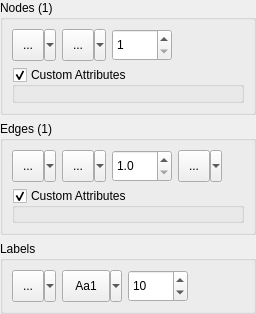
<?xml version="1.0" encoding="UTF-8"?>
<ui version="4.0">
 <class>CNodeEdgePropertiesUI</class>
 <widget class="QWidget" name="CNodeEdgePropertiesUI">
  <property name="geometry">
   <rect>
    <x>0</x>
    <y>0</y>
    <width>256</width>
    <height>314</height>
   </rect>
  </property>
  <property name="sizePolicy">
   <sizepolicy hsizetype="Preferred" vsizetype="Maximum">
    <horstretch>0</horstretch>
    <verstretch>0</verstretch>
   </sizepolicy>
  </property>
  <property name="windowTitle">
   <string>Form</string>
  </property>
  <layout class="QVBoxLayout" name="verticalLayout_2">
   <property name="leftMargin">
    <number>0</number>
   </property>
   <property name="topMargin">
    <number>0</number>
   </property>
   <property name="rightMargin">
    <number>0</number>
   </property>
   <property name="bottomMargin">
    <number>0</number>
   </property>
   <item>
    <widget class="QGroupBox" name="NodesBox">
     <property name="title">
      <string>Nodes (1)</string>
     </property>
     <layout class="QGridLayout" name="gridLayout">
      <item row="1" column="1">
       <widget class="QSint::QSplitButton" name="NodeShape">
        <property name="minimumSize">
         <size>
          <width>44</width>
          <height>32</height>
         </size>
        </property>
        <property name="statusTip">
         <string>Set shape of the selected nodes</string>
        </property>
        <property name="text">
         <string>...</string>
        </property>
        <property name="iconSize">
         <size>
          <width>20</width>
          <height>20</height>
         </size>
        </property>
        <property name="popupMode">
         <enum>QToolButton::MenuButtonPopup</enum>
        </property>
       </widget>
      </item>
      <item row="1" column="2">
       <widget class="QSpinBox" name="NodeSize">
        <property name="sizePolicy">
         <sizepolicy hsizetype="Fixed" vsizetype="Fixed">
          <horstretch>0</horstretch>
          <verstretch>0</verstretch>
         </sizepolicy>
        </property>
        <property name="minimumSize">
         <size>
          <width>60</width>
          <height>32</height>
         </size>
        </property>
        <property name="statusTip">
         <string>Set size of the selected nodes</string>
        </property>
        <property name="correctionMode">
         <enum>QAbstractSpinBox::CorrectToNearestValue</enum>
        </property>
        <property name="minimum">
         <number>1</number>
        </property>
        <property name="maximum">
         <number>50</number>
        </property>
       </widget>
      </item>
      <item row="1" column="3">
       <spacer name="horizontalSpacer">
        <property name="orientation">
         <enum>Qt::Horizontal</enum>
        </property>
        <property name="sizeHint" stdset="0">
         <size>
          <width>40</width>
          <height>20</height>
         </size>
        </property>
       </spacer>
      </item>
      <item row="1" column="0">
       <widget class="QSint::ColorButton" name="NodeColor">
        <property name="sizePolicy">
         <sizepolicy hsizetype="Fixed" vsizetype="Fixed">
          <horstretch>0</horstretch>
          <verstretch>0</verstretch>
         </sizepolicy>
        </property>
        <property name="minimumSize">
         <size>
          <width>44</width>
          <height>32</height>
         </size>
        </property>
        <property name="statusTip">
         <string>Set fill color of the selected nodes</string>
        </property>
        <property name="text">
         <string>...</string>
        </property>
        <property name="iconSize">
         <size>
          <width>20</width>
          <height>20</height>
         </size>
        </property>
        <property name="popupMode">
         <enum>QToolButton::MenuButtonPopup</enum>
        </property>
       </widget>
      </item>
      <item row="2" column="0" colspan="4">
       <widget class="QGroupBox" name="groupBox">
        <property name="sizePolicy">
         <sizepolicy hsizetype="Preferred" vsizetype="Expanding">
          <horstretch>0</horstretch>
          <verstretch>0</verstretch>
         </sizepolicy>
        </property>
        <property name="title">
         <string>Custom Attributes</string>
        </property>
        <property name="flat">
         <bool>true</bool>
        </property>
        <property name="checkable">
         <bool>true</bool>
        </property>
        <layout class="QVBoxLayout" name="verticalLayout_3">
         <property name="leftMargin">
          <number>0</number>
         </property>
         <property name="rightMargin">
          <number>0</number>
         </property>
         <property name="bottomMargin">
          <number>0</number>
         </property>
         <item>
          <widget class="CAttributesEditorUI" name="NodeAttrEditor" native="true"/>
         </item>
        </layout>
       </widget>
      </item>
     </layout>
    </widget>
   </item>
   <item>
    <widget class="QGroupBox" name="EdgesBox">
     <property name="title">
      <string>Edges (1)</string>
     </property>
     <layout class="QVBoxLayout" name="verticalLayout">
      <item>
       <layout class="QHBoxLayout" name="horizontalLayout_2">
        <item>
         <widget class="QSint::ColorButton" name="EdgeColor">
          <property name="sizePolicy">
           <sizepolicy hsizetype="Fixed" vsizetype="Fixed">
            <horstretch>0</horstretch>
            <verstretch>0</verstretch>
           </sizepolicy>
          </property>
          <property name="minimumSize">
           <size>
            <width>44</width>
            <height>32</height>
           </size>
          </property>
          <property name="statusTip">
           <string>Set color of the selected edges</string>
          </property>
          <property name="text">
           <string>...</string>
          </property>
          <property name="iconSize">
           <size>
            <width>20</width>
            <height>20</height>
           </size>
          </property>
          <property name="popupMode">
           <enum>QToolButton::MenuButtonPopup</enum>
          </property>
         </widget>
        </item>
        <item>
         <widget class="QSint::QPenButton" name="EdgeStyle">
          <property name="minimumSize">
           <size>
            <width>44</width>
            <height>32</height>
           </size>
          </property>
          <property name="statusTip">
           <string>Set pen style of the selected edges</string>
          </property>
          <property name="text">
           <string>...</string>
          </property>
          <property name="iconSize">
           <size>
            <width>20</width>
            <height>20</height>
           </size>
          </property>
          <property name="popupMode">
           <enum>QToolButton::MenuButtonPopup</enum>
          </property>
         </widget>
        </item>
        <item>
         <widget class="QDoubleSpinBox" name="EdgeWeight">
          <property name="sizePolicy">
           <sizepolicy hsizetype="Fixed" vsizetype="Fixed">
            <horstretch>0</horstretch>
            <verstretch>0</verstretch>
           </sizepolicy>
          </property>
          <property name="minimumSize">
           <size>
            <width>60</width>
            <height>32</height>
           </size>
          </property>
          <property name="statusTip">
           <string>Set weight of the selected edges</string>
          </property>
          <property name="correctionMode">
           <enum>QAbstractSpinBox::CorrectToNearestValue</enum>
          </property>
          <property name="decimals">
           <number>1</number>
          </property>
          <property name="minimum">
           <double>1.000000000000000</double>
          </property>
          <property name="singleStep">
           <double>0.100000000000000</double>
          </property>
         </widget>
        </item>
        <item>
         <widget class="QSint::QSplitButton" name="EdgeDirection">
          <property name="minimumSize">
           <size>
            <width>44</width>
            <height>32</height>
           </size>
          </property>
          <property name="statusTip">
           <string>Set shape of the selected nodes</string>
          </property>
          <property name="text">
           <string>...</string>
          </property>
          <property name="iconSize">
           <size>
            <width>20</width>
            <height>20</height>
           </size>
          </property>
          <property name="popupMode">
           <enum>QToolButton::MenuButtonPopup</enum>
          </property>
         </widget>
        </item>
        <item>
         <spacer name="horizontalSpacer_2">
          <property name="orientation">
           <enum>Qt::Horizontal</enum>
          </property>
          <property name="sizeHint" stdset="0">
           <size>
            <width>40</width>
            <height>20</height>
           </size>
          </property>
         </spacer>
        </item>
       </layout>
      </item>
      <item>
       <widget class="QGroupBox" name="groupBox_2">
        <property name="sizePolicy">
         <sizepolicy hsizetype="Preferred" vsizetype="Expanding">
          <horstretch>0</horstretch>
          <verstretch>0</verstretch>
         </sizepolicy>
        </property>
        <property name="title">
         <string>Custom Attributes</string>
        </property>
        <property name="flat">
         <bool>true</bool>
        </property>
        <property name="checkable">
         <bool>true</bool>
        </property>
        <layout class="QVBoxLayout" name="verticalLayout_4">
         <property name="leftMargin">
          <number>0</number>
         </property>
         <property name="rightMargin">
          <number>0</number>
         </property>
         <property name="bottomMargin">
          <number>0</number>
         </property>
         <item>
          <widget class="CAttributesEditorUI" name="EdgeAttrEditor" native="true"/>
         </item>
        </layout>
       </widget>
      </item>
     </layout>
    </widget>
   </item>
   <item>
    <widget class="QGroupBox" name="LablesBox">
     <property name="title">
      <string>Labels</string>
     </property>
     <layout class="QHBoxLayout" name="horizontalLayout">
      <item>
       <layout class="QHBoxLayout" name="horizontalLayout_4">
        <item>
         <widget class="QSint::ColorButton" name="LabelColor">
          <property name="sizePolicy">
           <sizepolicy hsizetype="Fixed" vsizetype="Fixed">
            <horstretch>0</horstretch>
            <verstretch>0</verstretch>
           </sizepolicy>
          </property>
          <property name="minimumSize">
           <size>
            <width>44</width>
            <height>32</height>
           </size>
          </property>
          <property name="statusTip">
           <string>Set color of the selected labels</string>
          </property>
          <property name="text">
           <string>...</string>
          </property>
          <property name="iconSize">
           <size>
            <width>20</width>
            <height>20</height>
           </size>
          </property>
          <property name="popupMode">
           <enum>QToolButton::MenuButtonPopup</enum>
          </property>
         </widget>
        </item>
        <item>
         <widget class="QSint::QFontButton" name="LabelFont">
          <property name="minimumSize">
           <size>
            <width>60</width>
            <height>32</height>
           </size>
          </property>
          <property name="statusTip">
           <string>Set font of the selected labels</string>
          </property>
          <property name="text">
           <string>Aa1</string>
          </property>
          <property name="popupMode">
           <enum>QToolButton::MenuButtonPopup</enum>
          </property>
          <property name="toolButtonStyle">
           <enum>Qt::ToolButtonTextOnly</enum>
          </property>
         </widget>
        </item>
        <item>
         <widget class="QSpinBox" name="LabelSize">
          <property name="sizePolicy">
           <sizepolicy hsizetype="Fixed" vsizetype="Fixed">
            <horstretch>0</horstretch>
            <verstretch>0</verstretch>
           </sizepolicy>
          </property>
          <property name="minimumSize">
           <size>
            <width>60</width>
            <height>32</height>
           </size>
          </property>
          <property name="statusTip">
           <string>Set size of the selected abels</string>
          </property>
          <property name="correctionMode">
           <enum>QAbstractSpinBox::CorrectToNearestValue</enum>
          </property>
          <property name="minimum">
           <number>4</number>
          </property>
          <property name="maximum">
           <number>100</number>
          </property>
          <property name="value">
           <number>10</number>
          </property>
         </widget>
        </item>
        <item>
         <spacer name="horizontalSpacer_3">
          <property name="orientation">
           <enum>Qt::Horizontal</enum>
          </property>
          <property name="sizeHint" stdset="0">
           <size>
            <width>40</width>
            <height>20</height>
           </size>
          </property>
         </spacer>
        </item>
       </layout>
      </item>
     </layout>
    </widget>
   </item>
  </layout>
 </widget>
 <customwidgets>
  <customwidget>
   <class>QSint::ColorButton</class>
   <extends>QToolButton</extends>
   <header>3rdParty/colorbutton.h</header>
  </customwidget>
  <customwidget>
   <class>QSint::QSplitButton</class>
   <extends>QToolButton</extends>
   <header>qsplitbutton.h</header>
  </customwidget>
  <customwidget>
   <class>QSint::QPenButton</class>
   <extends>QToolButton</extends>
   <header>qpenbutton.h</header>
  </customwidget>
  <customwidget>
   <class>QSint::QFontButton</class>
   <extends>QToolButton</extends>
   <header>qfontbutton.h</header>
  </customwidget>
  <customwidget>
   <class>CAttributesEditorUI</class>
   <extends>QWidget</extends>
   <header>CAttributesEditorUI.h</header>
   <container>1</container>
  </customwidget>
 </customwidgets>
 <tabstops>
  <tabstop>NodeColor</tabstop>
  <tabstop>NodeShape</tabstop>
  <tabstop>NodeSize</tabstop>
  <tabstop>EdgeColor</tabstop>
  <tabstop>EdgeStyle</tabstop>
  <tabstop>EdgeWeight</tabstop>
  <tabstop>EdgeDirection</tabstop>
  <tabstop>LabelColor</tabstop>
  <tabstop>LabelFont</tabstop>
  <tabstop>LabelSize</tabstop>
 </tabstops>
 <resources/>
 <connections>
  <connection>
   <sender>groupBox</sender>
   <signal>toggled(bool)</signal>
   <receiver>NodeAttrEditor</receiver>
   <slot>setVisible(bool)</slot>
   <hints>
    <hint type="sourcelabel">
     <x>100</x>
     <y>71</y>
    </hint>
    <hint type="destinationlabel">
     <x>113</x>
     <y>89</y>
    </hint>
   </hints>
  </connection>
  <connection>
   <sender>groupBox_2</sender>
   <signal>toggled(bool)</signal>
   <receiver>EdgeAttrEditor</receiver>
   <slot>setVisible(bool)</slot>
   <hints>
    <hint type="sourcelabel">
     <x>38</x>
     <y>195</y>
    </hint>
    <hint type="destinationlabel">
     <x>58</x>
     <y>218</y>
    </hint>
   </hints>
  </connection>
 </connections>
</ui>
